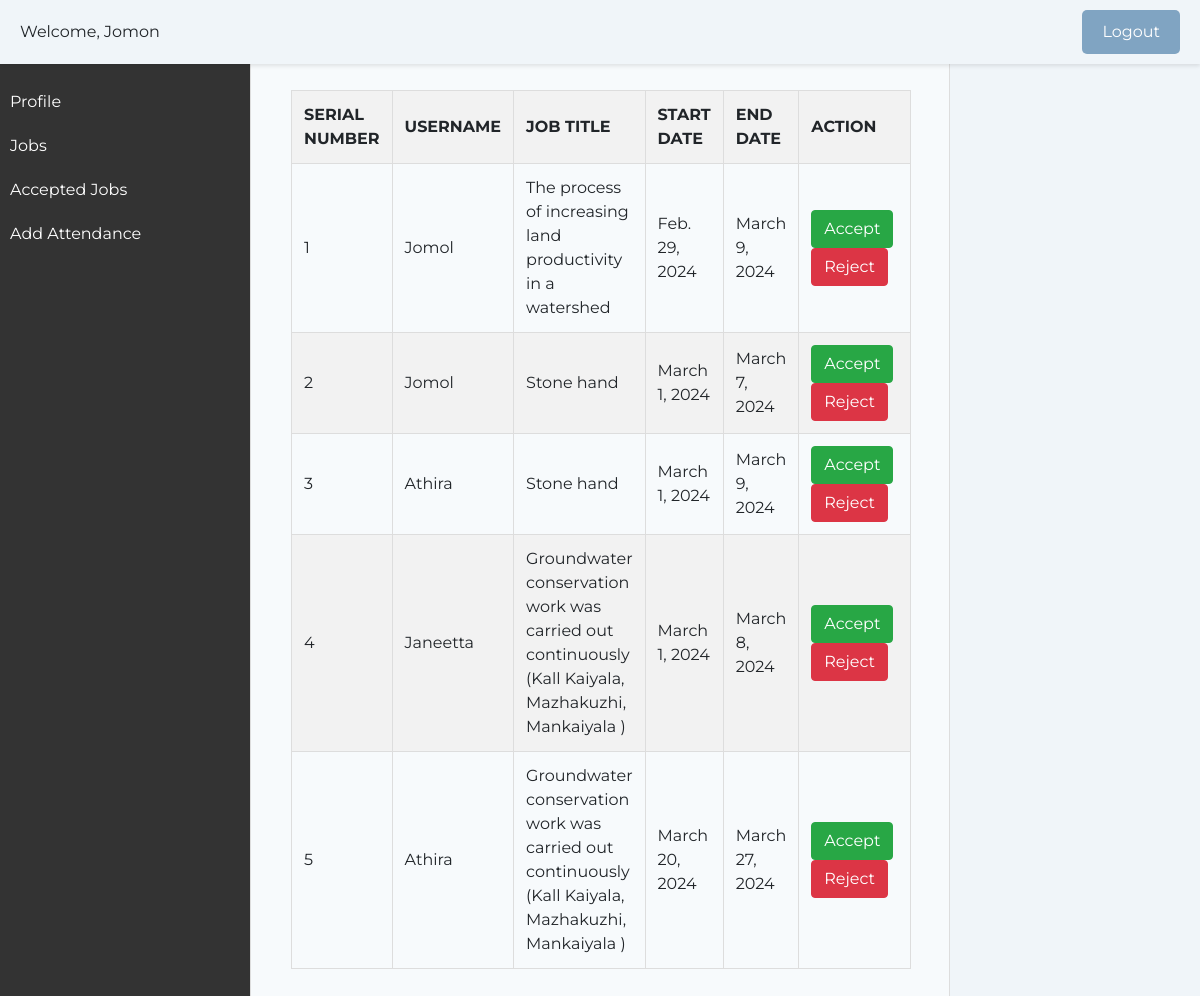
The page /worker_jobs (signed in) on the database its author committed.
### home/models.py (models this page shows, shortened)
class CustomUser(AbstractUser):
    user_type = models.CharField(max_length=20) # Add any additional fields you need
    email=models.EmailField(unique=True)
    is_mentor = models.BooleanField(default=False)
    admin_id = models.CharField(max_length=10, blank=True, null=True)
    is_verified = models.BooleanField(default=False)
    panchayath_name = models.CharField(max_length=100, blank=True, null=True,default='')
    ward_number = models.CharField(max_length=10, blank=True, null=True,default='')
    has_edited_profile = models.BooleanField(default=False)

class UserSelectedJob(models.Model):
    user = models.ForeignKey(CustomUser, on_delete=models.CASCADE)
    job = models.ForeignKey(Job, on_delete=models.CASCADE)
    start_date = models.DateField()
    end_date = models.DateField()
    status = models.CharField(max_length=10, default='Pending')

class Job(models.Model):
    title = models.CharField(max_length=255)

### home/views.py (the view)
# urls.py: path('worker_jobs',views.worker_jobs, name='worker_jobs'),
@login_required(login_url='login')
def worker_jobs(request):
    accepted_job_ids = JobAccepted.objects.filter(worker=request.user, is_accepted=True).values_list('job_title', flat=True)
    approved_jobs = UserSelectedJob.objects.filter(status='Approved').exclude(id__in=accepted_job_ids)
    notifications = Notification.objects.filter(user=request.user)
    return render(request, 'worker_jobs.html', {'approved_jobs': approved_jobs, 'notifications': notifications})

### templates/worker_jobs.html (shortened to what this page needs)
{% load static%}
<!DOCTYPE html>
<html lang="en">
<head>
    <link href="https://maxcdn.bootstrapcdn.com/bootstrap/4.5.2/css/bootstrap.min.css" rel="stylesheet">
</head>
<body>
    <div class="header">
      <div class="user-profile">
          <span>Welcome, {{user.username}}</span>
        </div>
        {% if user.is_authenticated %}
        <a href={% url 'logout' %} id="logout-link" class="btn btn-primary ml-lg-3">Logout</a>
        {% else %}
        <a href="login.html" id="logout-link" class="btn btn-primary ml-lg-3">Login</a>
        {% endif %}
  </div>
                    <div class="sidebar">
                        <ul>
                            <li><a href="worker_profile">Profile</a></li>
                            <li><a href="worker_jobs">Jobs</a></li>
                            <li><a href="view_worker_job">Accepted Jobs</a></li>
                            {% if request.user.is_mentor %}
                                <li><a href="add_attendance">Add Attendance</a></li>
                            {% endif %}
                        </ul>
                    </div>
    <div class="container">
        <div class="apply-card">
            <h2 class="page-title">Approved Jobs</h2>
            <div class="card-body">
                <table>
                    <thead>
                        <tr>
                            <th>Serial Number</th>
                            <th>Username</th>
                            <th>Job Title</th>
                            <th>Start Date</th>
                            <th>End Date</th>
                            <th>Action</th>
                        </tr>
                    </thead>
                    <tbody>
                        {% for job in approved_jobs %}
                            <tr>
                                <td>{{ forloop.counter }}</td>
                                <td>{{ job.user.username }}</td>
                                <td>{{ job.job.title }}</td>
                                <td>{{ job.start_date }}</td>
                                <td>{{ job.end_date }}</td>
                                <td>
                                    <form method="post">
                                        <button type="submit" name="action" value="accept" class="btn btn-success">Accept</button>
                                        <button type="submit" name="action" value="reject" class="btn btn-danger">Reject</button>
                                    </form>
                                </td>
                            </tr>
                        {% empty %}
                            <tr>
                                <td colspan="4">No Approved Jobs</td>
                            </tr>
                        {% endfor %}
                    </tbody>
                </table>
            </div>
            </div>
        </div>
</body>
</html>

### rows shown on the page
CustomUser: username "Jomon"
UserSelectedJob: user.username "Jomol", job "The process of increasing land productivity in a watershed", start_date "Feb. 29, 2024", end_date "March 9, 2024"
UserSelectedJob: user.username "Jomol", job "Stone hand", start_date "March 1, 2024", end_date "March 7, 2024"
UserSelectedJob: user.username "Athira", job "Stone hand", start_date "March 1, 2024", end_date "March 9, 2024"
UserSelectedJob: user.username "Janeetta", job "Groundwater conservation work was carried out continuously (Kall Kaiyala, Mazhakuzhi, Mankaiyala )", start_date "March 1, 2024", end_date "March 8, 2024"
UserSelectedJob: user.username "Athira", job "Groundwater conservation work was carried out continuously (Kall Kaiyala, Mazhakuzhi, Mankaiyala )", start_date "March 20, 2024", end_date "March 27, 2024"
